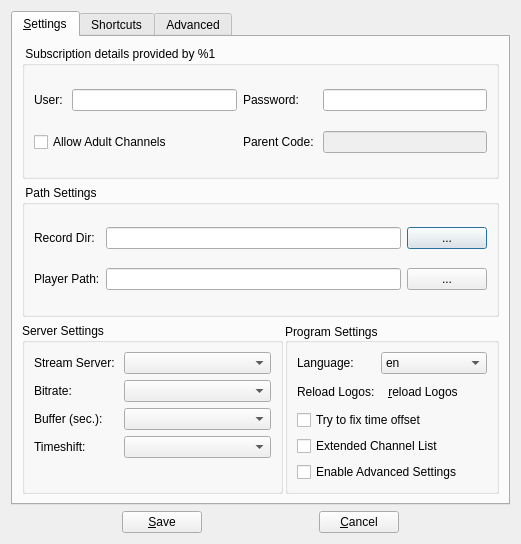
<?xml version="1.0" encoding="UTF-8"?>
<ui version="4.0">
 <class>CSettingsDlg</class>
 <widget class="QDialog" name="CSettingsDlg">
  <property name="geometry">
   <rect>
    <x>0</x>
    <y>0</y>
    <width>521</width>
    <height>544</height>
   </rect>
  </property>
  <property name="windowTitle">
   <string>Settings Dialog</string>
  </property>
  <property name="locale">
   <locale language="English" country="UnitedStates"/>
  </property>
  <layout class="QVBoxLayout" name="verticalLayout_4">
   <item>
    <widget class="QTabWidget" name="tabWidget">
     <property name="currentIndex">
      <number>0</number>
     </property>
     <widget class="QWidget" name="tabStdSettings">
      <attribute name="title">
       <string>&amp;Settings</string>
      </attribute>
      <layout class="QVBoxLayout" name="verticalLayout">
       <item>
        <widget class="QGroupBox" name="groupAccount">
         <property name="title">
          <string> Subscription details provided by %1 </string>
         </property>
         <layout class="QGridLayout" name="gridLayout_4">
          <item row="0" column="0">
           <widget class="QLabel" name="label_2">
            <property name="text">
             <string>User: </string>
            </property>
           </widget>
          </item>
          <item row="0" column="1">
           <widget class="QLineEdit" name="lineUsr"/>
          </item>
          <item row="0" column="2">
           <widget class="QLabel" name="label_4">
            <property name="text">
             <string>Password: </string>
            </property>
           </widget>
          </item>
          <item row="0" column="3">
           <widget class="QLineEdit" name="linePass">
            <property name="echoMode">
             <enum>QLineEdit::Password</enum>
            </property>
           </widget>
          </item>
          <item row="1" column="0" colspan="2">
           <widget class="QCheckBox" name="checkAdult">
            <property name="text">
             <string>Allow Adult Channels</string>
            </property>
           </widget>
          </item>
          <item row="1" column="2">
           <widget class="QLabel" name="label_14">
            <property name="text">
             <string>Parent Code: </string>
            </property>
           </widget>
          </item>
          <item row="1" column="3">
           <widget class="QLineEdit" name="lineErosPass">
            <property name="enabled">
             <bool>false</bool>
            </property>
            <property name="echoMode">
             <enum>QLineEdit::Password</enum>
            </property>
           </widget>
          </item>
         </layout>
        </widget>
       </item>
       <item>
        <widget class="QGroupBox" name="groupPath">
         <property name="title">
          <string> Path Settings </string>
         </property>
         <layout class="QGridLayout" name="gridLayout_2">
          <item row="0" column="0">
           <widget class="QLabel" name="label_3">
            <property name="minimumSize">
             <size>
              <width>0</width>
              <height>0</height>
             </size>
            </property>
            <property name="text">
             <string>Record Dir:</string>
            </property>
            <property name="margin">
             <number>2</number>
            </property>
           </widget>
          </item>
          <item row="0" column="1">
           <widget class="QLineEdit" name="lineDir"/>
          </item>
          <item row="0" column="2">
           <widget class="QPushButton" name="pushDir">
            <property name="text">
             <string>...</string>
            </property>
           </widget>
          </item>
          <item row="1" column="0">
           <widget class="QLabel" name="label">
            <property name="minimumSize">
             <size>
              <width>0</width>
              <height>0</height>
             </size>
            </property>
            <property name="text">
             <string>Player Path:</string>
            </property>
            <property name="margin">
             <number>2</number>
            </property>
           </widget>
          </item>
          <item row="1" column="1">
           <widget class="QLineEdit" name="lineVLC"/>
          </item>
          <item row="1" column="2">
           <widget class="QPushButton" name="pushVLC">
            <property name="text">
             <string>...</string>
            </property>
           </widget>
          </item>
         </layout>
        </widget>
       </item>
       <item>
        <layout class="QHBoxLayout" name="horizontalLayout_2" stretch="55,45">
         <property name="spacing">
          <number>2</number>
         </property>
         <item>
          <widget class="QGroupBox" name="groupStreamServer">
           <property name="title">
            <string>Server Settings</string>
           </property>
           <layout class="QFormLayout" name="formLayout_3">
            <item row="0" column="0">
             <widget class="QLabel" name="labStreamServer">
              <property name="text">
               <string>Stream Server: </string>
              </property>
             </widget>
            </item>
            <item row="0" column="1">
             <widget class="QComboBox" name="cbxStreamServer"/>
            </item>
            <item row="1" column="0">
             <widget class="QLabel" name="labBitRate">
              <property name="text">
               <string>Bitrate:</string>
              </property>
             </widget>
            </item>
            <item row="1" column="1">
             <widget class="QComboBox" name="cbxBitRate"/>
            </item>
            <item row="2" column="0">
             <widget class="QLabel" name="labBuffer">
              <property name="text">
               <string>Buffer (sec.):</string>
              </property>
             </widget>
            </item>
            <item row="2" column="1">
             <widget class="QComboBox" name="cbxBufferSeconds"/>
            </item>
            <item row="3" column="0">
             <widget class="QLabel" name="label_16">
              <property name="text">
               <string>Timeshift: </string>
              </property>
             </widget>
            </item>
            <item row="3" column="1">
             <widget class="QComboBox" name="cbxTimeShift">
              <property name="minimumSize">
               <size>
                <width>50</width>
                <height>0</height>
               </size>
              </property>
              <property name="maximumSize">
               <size>
                <width>16777215</width>
                <height>16777215</height>
               </size>
              </property>
             </widget>
            </item>
           </layout>
          </widget>
         </item>
         <item>
          <widget class="QGroupBox" name="groupStdSettings">
           <property name="title">
            <string>Program Settings </string>
           </property>
           <property name="alignment">
            <set>Qt::AlignLeading|Qt::AlignLeft|Qt::AlignVCenter</set>
           </property>
           <layout class="QVBoxLayout" name="verticalLayout_2">
            <item>
             <layout class="QFormLayout" name="formLayout">
              <property name="horizontalSpacing">
               <number>6</number>
              </property>
              <property name="verticalSpacing">
               <number>6</number>
              </property>
              <item row="0" column="0">
               <widget class="QLabel" name="label_10">
                <property name="text">
                 <string>Language: </string>
                </property>
               </widget>
              </item>
              <item row="0" column="1">
               <widget class="QComboBox" name="cbxLanguage">
                <item>
                 <property name="text">
                  <string>en</string>
                 </property>
                 <property name="icon">
                  <iconset resource="../vlc-record.qrc">
                   <normaloff>:/flags/en</normaloff>:/flags/en</iconset>
                 </property>
                </item>
                <item>
                 <property name="text">
                  <string>de</string>
                 </property>
                 <property name="icon">
                  <iconset resource="../vlc-record.qrc">
                   <normaloff>:/flags/de</normaloff>:/flags/de</iconset>
                 </property>
                </item>
                <item>
                 <property name="text">
                  <string>ru</string>
                 </property>
                 <property name="icon">
                  <iconset resource="../vlc-record.qrc">
                   <normaloff>:/flags/ru</normaloff>:/flags/ru</iconset>
                 </property>
                </item>
               </widget>
              </item>
              <item row="1" column="0">
               <widget class="QLabel" name="label_12">
                <property name="text">
                 <string>Reload Logos:</string>
                </property>
               </widget>
              </item>
              <item row="1" column="1">
               <widget class="QToolButton" name="pushDelLogos">
                <property name="minimumSize">
                 <size>
                  <width>24</width>
                  <height>24</height>
                 </size>
                </property>
                <property name="text">
                 <string>&amp;reload Logos</string>
                </property>
                <property name="icon">
                 <iconset resource="../vlc-record.qrc">
                  <normaloff>:/app/reload</normaloff>:/app/reload</iconset>
                </property>
                <property name="iconSize">
                 <size>
                  <width>24</width>
                  <height>24</height>
                 </size>
                </property>
                <property name="autoRaise">
                 <bool>true</bool>
                </property>
               </widget>
              </item>
             </layout>
            </item>
            <item>
             <widget class="QCheckBox" name="checkFixTime">
              <property name="text">
               <string>Try to fix time offset</string>
              </property>
             </widget>
            </item>
            <item>
             <widget class="QCheckBox" name="checkExtChanInfo">
              <property name="text">
               <string>Extended Channel List</string>
              </property>
             </widget>
            </item>
            <item>
             <widget class="QCheckBox" name="checkAdvanced">
              <property name="text">
               <string>Enable Advanced Settings</string>
              </property>
             </widget>
            </item>
           </layout>
          </widget>
         </item>
        </layout>
       </item>
      </layout>
     </widget>
     <widget class="QWidget" name="tabShortCuts">
      <attribute name="title">
       <string>Shortcuts</string>
      </attribute>
      <layout class="QGridLayout" name="gridLayout_11">
       <item row="0" column="0">
        <widget class="QShortCutTable" name="tableShortCuts">
         <property name="rowCount">
          <number>0</number>
         </property>
         <property name="columnCount">
          <number>2</number>
         </property>
         <attribute name="horizontalHeaderShowSortIndicator" stdset="0">
          <bool>true</bool>
         </attribute>
         <attribute name="horizontalHeaderStretchLastSection">
          <bool>true</bool>
         </attribute>
         <column>
          <property name="text">
           <string>Function</string>
          </property>
         </column>
         <column>
          <property name="text">
           <string>ShortCut</string>
          </property>
         </column>
        </widget>
       </item>
       <item row="1" column="0">
        <widget class="QLabel" name="labShortCutNote">
         <property name="font">
          <font>
           <pointsize>9</pointsize>
          </font>
         </property>
         <property name="styleSheet">
          <string notr="true">QLabel#labShortCutNote {
color: red;
}</string>
         </property>
         <property name="text">
          <string>Changes in shortcuts take effect only after restarting the program.</string>
         </property>
        </widget>
       </item>
       <item row="2" column="0">
        <layout class="QHBoxLayout" name="horizontalLayout">
         <property name="spacing">
          <number>2</number>
         </property>
         <item>
          <widget class="QToolButton" name="btnResetShortcuts">
           <property name="text">
            <string/>
           </property>
           <property name="icon">
            <iconset resource="../vlc-record.qrc">
             <normaloff>:/app/reload</normaloff>:/app/reload</iconset>
           </property>
           <property name="iconSize">
            <size>
             <width>16</width>
             <height>16</height>
            </size>
           </property>
           <property name="autoRaise">
            <bool>true</bool>
           </property>
          </widget>
         </item>
         <item>
          <widget class="QLabel" name="label_18">
           <property name="font">
            <font>
             <pointsize>9</pointsize>
            </font>
           </property>
           <property name="text">
            <string>Reset Shortcuts to default</string>
           </property>
          </widget>
         </item>
        </layout>
       </item>
      </layout>
     </widget>
     <widget class="QWidget" name="tabAdvanced">
      <property name="enabled">
       <bool>true</bool>
      </property>
      <attribute name="title">
       <string>Advanced</string>
      </attribute>
      <layout class="QVBoxLayout" name="verticalLayout_3">
       <item>
        <widget class="QGroupBox" name="groupProxy">
         <property name="title">
          <string> Proxy Server </string>
         </property>
         <layout class="QGridLayout" name="gridLayout_3" columnstretch="0,60,0,40">
          <item row="0" column="0" colspan="2">
           <widget class="QCheckBox" name="useProxy">
            <property name="text">
             <string>Enable Proxy</string>
            </property>
           </widget>
          </item>
          <item row="1" column="0">
           <widget class="QLabel" name="label_5">
            <property name="minimumSize">
             <size>
              <width>0</width>
              <height>0</height>
             </size>
            </property>
            <property name="text">
             <string>Address: </string>
            </property>
           </widget>
          </item>
          <item row="1" column="1">
           <widget class="QLineEdit" name="lineProxyHost">
            <property name="enabled">
             <bool>false</bool>
            </property>
           </widget>
          </item>
          <item row="1" column="2">
           <widget class="QLabel" name="label_6">
            <property name="text">
             <string>Port:</string>
            </property>
           </widget>
          </item>
          <item row="1" column="3">
           <widget class="QLineEdit" name="lineProxyPort">
            <property name="enabled">
             <bool>false</bool>
            </property>
            <property name="minimumSize">
             <size>
              <width>0</width>
              <height>0</height>
             </size>
            </property>
           </widget>
          </item>
          <item row="2" column="0">
           <widget class="QLabel" name="label_8">
            <property name="minimumSize">
             <size>
              <width>0</width>
              <height>0</height>
             </size>
            </property>
            <property name="text">
             <string>User: </string>
            </property>
           </widget>
          </item>
          <item row="2" column="1">
           <widget class="QLineEdit" name="lineProxyUser">
            <property name="enabled">
             <bool>false</bool>
            </property>
           </widget>
          </item>
          <item row="2" column="2">
           <widget class="QLabel" name="label_7">
            <property name="text">
             <string>Password: </string>
            </property>
           </widget>
          </item>
          <item row="2" column="3">
           <widget class="QLineEdit" name="lineProxyPassword">
            <property name="enabled">
             <bool>false</bool>
            </property>
            <property name="echoMode">
             <enum>QLineEdit::Password</enum>
            </property>
           </widget>
          </item>
         </layout>
        </widget>
       </item>
       <item>
        <widget class="QGroupBox" name="groupAdvanced">
         <property name="title">
          <string>Advanced Settings</string>
         </property>
         <layout class="QGridLayout" name="gridLayout">
          <item row="0" column="0">
           <widget class="QLabel" name="lanApiServer">
            <property name="text">
             <string>API Server: </string>
            </property>
           </widget>
          </item>
          <item row="0" column="3">
           <widget class="QLineEdit" name="lineApiServer">
            <property name="enabled">
             <bool>false</bool>
            </property>
           </widget>
          </item>
          <item row="1" column="0">
           <widget class="QLabel" name="label_15">
            <property name="text">
             <string>Player Module:</string>
            </property>
           </widget>
          </item>
          <item row="1" column="3">
           <widget class="QComboBox" name="cbxPlayerMod"/>
          </item>
          <item row="2" column="0">
           <widget class="QLabel" name="label_11">
            <property name="text">
             <string>Log Level:</string>
            </property>
           </widget>
          </item>
          <item row="2" column="3">
           <widget class="QComboBox" name="cbxLogLevel">
            <item>
             <property name="text">
              <string>Log disabled</string>
             </property>
            </item>
            <item>
             <property name="text">
              <string>Log Errors only</string>
             </property>
            </item>
            <item>
             <property name="text">
              <string>Log Errors and Warnings</string>
             </property>
            </item>
            <item>
             <property name="text">
              <string>Log everything</string>
             </property>
            </item>
           </widget>
          </item>
          <item row="3" column="0">
           <widget class="QLabel" name="label_13">
            <property name="text">
             <string>Shutdown Command:</string>
            </property>
           </widget>
          </item>
          <item row="3" column="3">
           <widget class="QLineEdit" name="lineShutdown"/>
          </item>
          <item row="4" column="0" colspan="3">
           <widget class="QCheckBox" name="checkRefresh">
            <property name="text">
             <string>Refresh EPG every:</string>
            </property>
           </widget>
          </item>
          <item row="4" column="3">
           <layout class="QHBoxLayout" name="horizontalLayout_3">
            <item>
             <widget class="QComboBox" name="cbxInterval">
              <property name="enabled">
               <bool>false</bool>
              </property>
              <item>
               <property name="text">
                <string>5</string>
               </property>
              </item>
              <item>
               <property name="text">
                <string>10</string>
               </property>
              </item>
              <item>
               <property name="text">
                <string>15</string>
               </property>
              </item>
             </widget>
            </item>
            <item>
             <widget class="QLabel" name="label_9">
              <property name="text">
               <string>Minute(s)</string>
              </property>
             </widget>
            </item>
           </layout>
          </item>
          <item row="5" column="0" colspan="2">
           <widget class="QCheckBox" name="checkAskForName">
            <property name="text">
             <string>Ask for Record Filename</string>
            </property>
           </widget>
          </item>
          <item row="5" column="2" colspan="2">
           <widget class="QCheckBox" name="checkHideToSystray">
            <property name="text">
             <string>Minimize to Systray</string>
            </property>
           </widget>
          </item>
          <item row="6" column="0" colspan="2">
           <widget class="QCheckBox" name="checkDetach">
            <property name="text">
             <string>Detach Player at startup</string>
            </property>
           </widget>
          </item>
          <item row="6" column="2" colspan="2">
           <widget class="QCheckBox" name="checkTranslit">
            <property name="text">
             <string>Translit Record Filename</string>
            </property>
           </widget>
          </item>
          <item row="8" column="0" colspan="2">
           <widget class="QCheckBox" name="checkUpdate">
            <property name="text">
             <string>Check for updates</string>
            </property>
           </widget>
          </item>
          <item row="8" column="2" colspan="2">
           <widget class="QCheckBox" name="checkGPUAcc">
            <property name="text">
             <string>Use GPU for video decoding</string>
            </property>
           </widget>
          </item>
          <item row="9" column="0">
           <widget class="QCheckBox" name="check2ClicksToPlay">
            <property name="text">
             <string>Doubleclick on channel list starts play</string>
            </property>
           </widget>
          </item>
         </layout>
        </widget>
       </item>
      </layout>
     </widget>
    </widget>
   </item>
   <item>
    <layout class="QHBoxLayout" name="hLayoutButtons">
     <item>
      <spacer name="horizontalSpacer_5">
       <property name="orientation">
        <enum>Qt::Horizontal</enum>
       </property>
       <property name="sizeHint" stdset="0">
        <size>
         <width>40</width>
         <height>20</height>
        </size>
       </property>
      </spacer>
     </item>
     <item>
      <widget class="QPushButton" name="pushSave">
       <property name="text">
        <string>&amp;Save</string>
       </property>
      </widget>
     </item>
     <item>
      <spacer name="horizontalSpacer_4">
       <property name="orientation">
        <enum>Qt::Horizontal</enum>
       </property>
       <property name="sizeHint" stdset="0">
        <size>
         <width>40</width>
         <height>20</height>
        </size>
       </property>
      </spacer>
     </item>
     <item>
      <widget class="QPushButton" name="pushCancel">
       <property name="text">
        <string>&amp;Cancel</string>
       </property>
      </widget>
     </item>
     <item>
      <spacer name="horizontalSpacer_6">
       <property name="orientation">
        <enum>Qt::Horizontal</enum>
       </property>
       <property name="sizeHint" stdset="0">
        <size>
         <width>40</width>
         <height>20</height>
        </size>
       </property>
      </spacer>
     </item>
    </layout>
   </item>
  </layout>
 </widget>
 <customwidgets>
  <customwidget>
   <class>QShortCutTable</class>
   <extends>QTableWidget</extends>
   <header>qshortcuttable.h</header>
  </customwidget>
 </customwidgets>
 <resources>
  <include location="../vlc-record.qrc"/>
 </resources>
 <connections>
  <connection>
   <sender>pushSave</sender>
   <signal>clicked()</signal>
   <receiver>CSettingsDlg</receiver>
   <slot>accept()</slot>
   <hints>
    <hint type="sourcelabel">
     <x>179</x>
     <y>434</y>
    </hint>
    <hint type="destinationlabel">
     <x>188</x>
     <y>287</y>
    </hint>
   </hints>
  </connection>
  <connection>
   <sender>pushCancel</sender>
   <signal>clicked()</signal>
   <receiver>CSettingsDlg</receiver>
   <slot>reject()</slot>
   <hints>
    <hint type="sourcelabel">
     <x>355</x>
     <y>434</y>
    </hint>
    <hint type="destinationlabel">
     <x>366</x>
     <y>290</y>
    </hint>
   </hints>
  </connection>
  <connection>
   <sender>useProxy</sender>
   <signal>toggled(bool)</signal>
   <receiver>lineProxyHost</receiver>
   <slot>setEnabled(bool)</slot>
   <hints>
    <hint type="sourcelabel">
     <x>143</x>
     <y>320</y>
    </hint>
    <hint type="destinationlabel">
     <x>250</x>
     <y>348</y>
    </hint>
   </hints>
  </connection>
  <connection>
   <sender>useProxy</sender>
   <signal>toggled(bool)</signal>
   <receiver>lineProxyPort</receiver>
   <slot>setEnabled(bool)</slot>
   <hints>
    <hint type="sourcelabel">
     <x>91</x>
     <y>320</y>
    </hint>
    <hint type="destinationlabel">
     <x>428</x>
     <y>348</y>
    </hint>
   </hints>
  </connection>
  <connection>
   <sender>useProxy</sender>
   <signal>toggled(bool)</signal>
   <receiver>lineProxyUser</receiver>
   <slot>setEnabled(bool)</slot>
   <hints>
    <hint type="sourcelabel">
     <x>250</x>
     <y>320</y>
    </hint>
    <hint type="destinationlabel">
     <x>250</x>
     <y>376</y>
    </hint>
   </hints>
  </connection>
  <connection>
   <sender>useProxy</sender>
   <signal>toggled(bool)</signal>
   <receiver>lineProxyPassword</receiver>
   <slot>setEnabled(bool)</slot>
   <hints>
    <hint type="sourcelabel">
     <x>222</x>
     <y>320</y>
    </hint>
    <hint type="destinationlabel">
     <x>428</x>
     <y>376</y>
    </hint>
   </hints>
  </connection>
  <connection>
   <sender>checkAdult</sender>
   <signal>toggled(bool)</signal>
   <receiver>lineErosPass</receiver>
   <slot>setEnabled(bool)</slot>
   <hints>
    <hint type="sourcelabel">
     <x>72</x>
     <y>123</y>
    </hint>
    <hint type="destinationlabel">
     <x>325</x>
     <y>125</y>
    </hint>
   </hints>
  </connection>
  <connection>
   <sender>checkRefresh</sender>
   <signal>toggled(bool)</signal>
   <receiver>cbxInterval</receiver>
   <slot>setEnabled(bool)</slot>
   <hints>
    <hint type="sourcelabel">
     <x>39</x>
     <y>298</y>
    </hint>
    <hint type="destinationlabel">
     <x>205</x>
     <y>299</y>
    </hint>
   </hints>
  </connection>
 </connections>
</ui>
